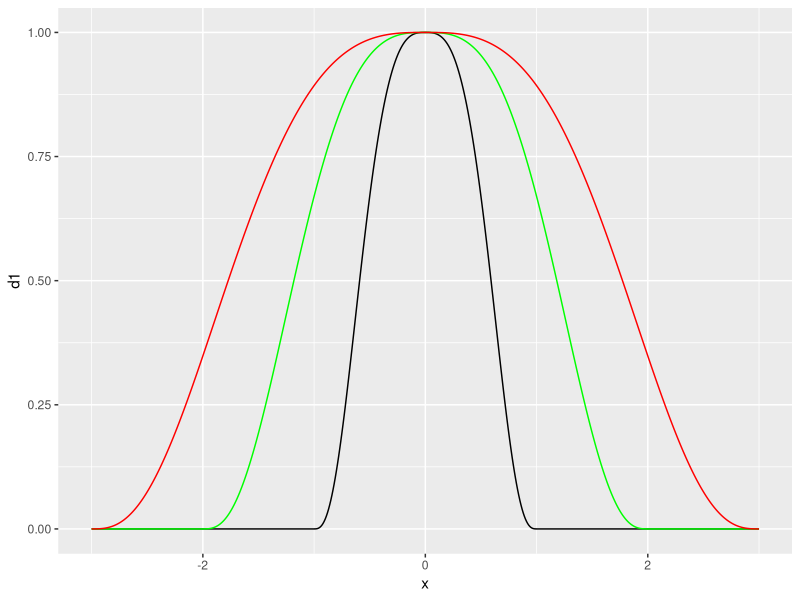
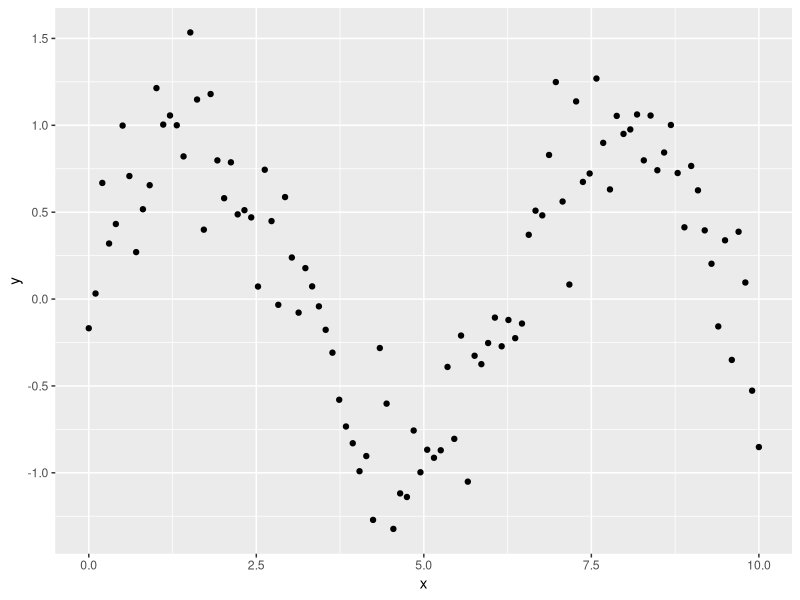
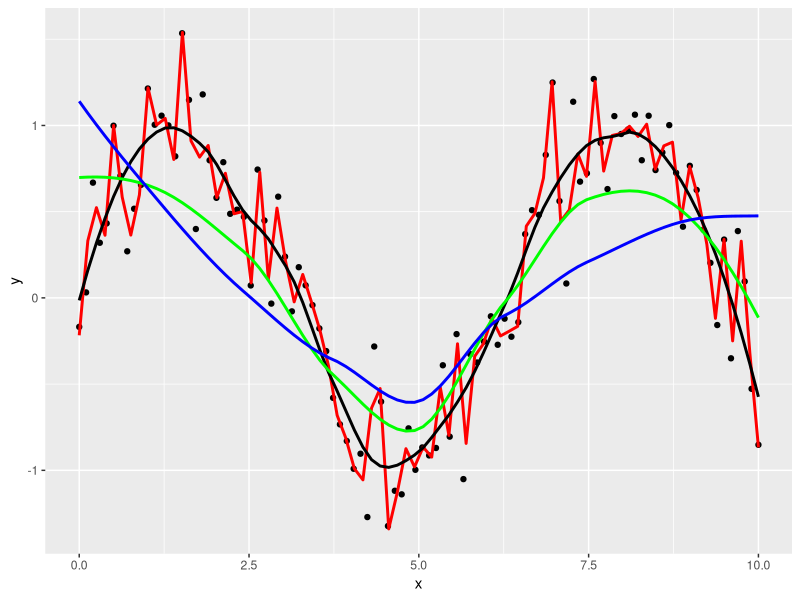

Reproduce these figures in R, in order.
## ---- chunk 1
library(tidyverse)
x <- seq(-3,3,0.01)

d1 <- pmax((1 - (abs(x)/1)^3)^3,0)
d2 <- pmax((1 - (abs(x)/2)^3)^3,0)
d3 <- pmax((1 - (abs(x)/3)^3)^3,0)

ggplot() +
  geom_line(aes(x=x,y =d1))+
  geom_line(aes(x=x,y=d2),colour = 'green')+
  geom_line(aes(x=x,y=d3),colour = 'red')
## ---- chunk 2
# Load necessary packages
library(ggplot2)

# Generate synthetic data with a non-linear trend
set.seed(123)
x <- seq(0, 10, length.out = 100)
y <- sin(x) + rnorm(100, sd = 0.3)
data <- data.frame(x = x, y = y)

# Plot the data
ggplot(data = data, aes(x=x,y=y))+
  geom_point()
# Apply loess regression with a span of 0.3
mod <- loess(y ~ x, data, span = 0.3)
summary(mod)
predict(mod)
# We can also get predictions along with their associated standard errors
predict(mod, se = TRUE)
# Let's visually see how different spans fit the data
# geom_smooth in ggplot can automatically create a loess curve for you
ggplot(data, aes(x=x,y=y))+
  geom_point()+
  geom_smooth(span = 0.05, se = FALSE, colour = 'red')+
  geom_smooth(span = 0.3, se = FALSE, colour = 'black')+
  geom_smooth(span = 0.75, se = FALSE, colour = 'green')+
  geom_smooth(span = 0.95, se = FALSE, colour = 'blue')
## ---- chunk 3

## ---- chunk 4
lidar <- read.csv('Data/lidar.csv')
#recall the function is loess(y ~ x, data, span = span)
lidar_lm <- loess(range ~ logratio, lidar, span = 0.3)
# we can mathematically look at different spans 
spans <- seq(0.05,1,0.05)


